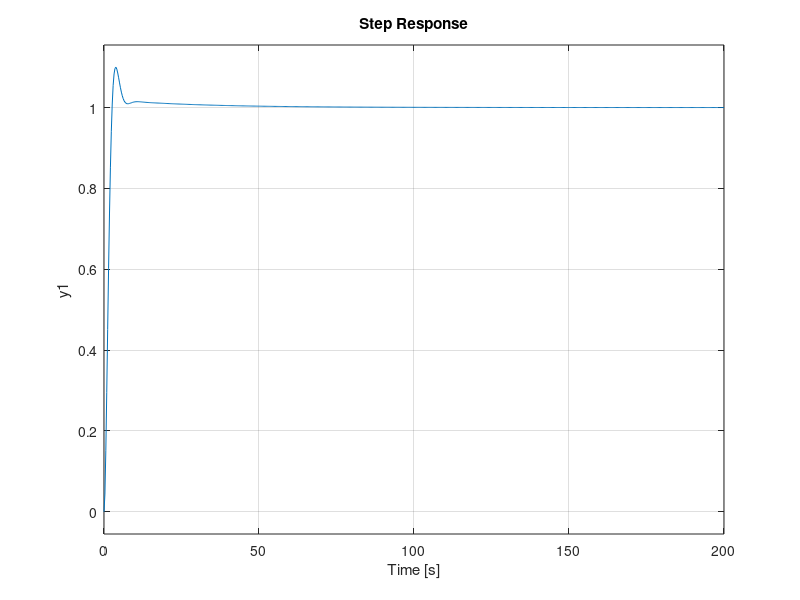
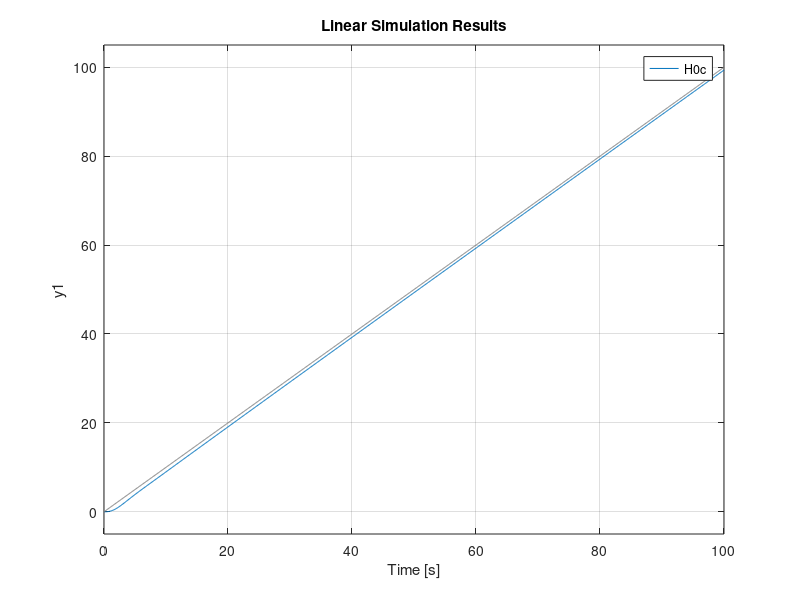
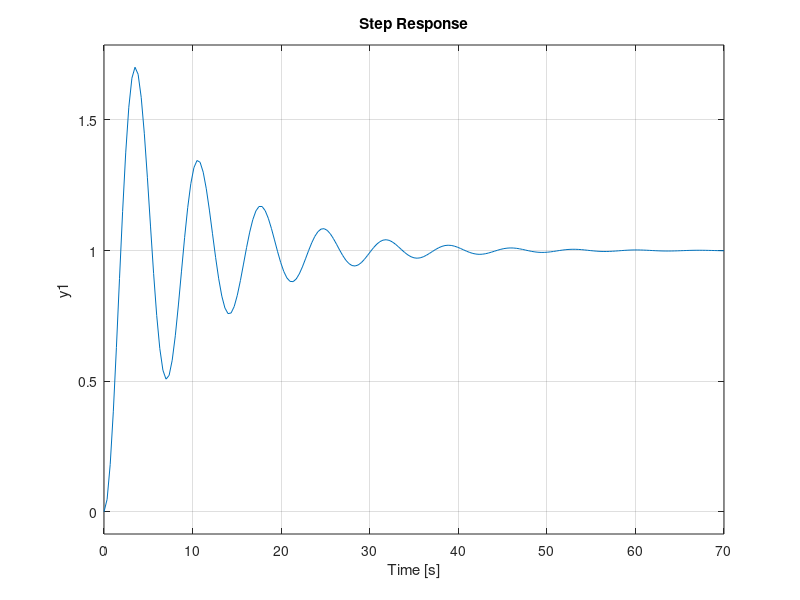
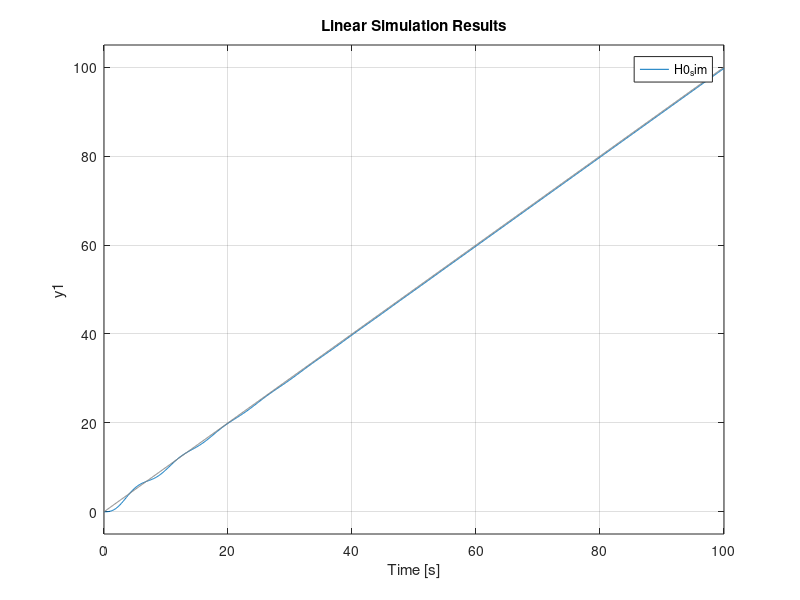

Here is the MATLAB script that generated these plots, in order:
Hf = tf(2,[5 1 0])

delta_sigma = 0.02;
sigma = 0.1 - delta_sigma

zeta = abs(log(sigma)/sqrt(pi^2+(log(sigma))^2))

ts = 6;
wn = 4/(ts*zeta)
deltawb = wn*sqrt(1-2*zeta^2+sqrt(2-4*zeta^2+4*zeta^4))

cv2 = wn/2/zeta
cv_star = 1.6;

pc = delta_sigma/(1/cv2-1/cv_star);
zc = pc/(1+delta_sigma);

H1 = tf([1 zc],[1 pc])
H2 = tf(pc,zc)
H0 = tf(wn^2,[1 2*zeta*wn wn^2])
H0c = H0 * H1 *H2;

zpk(minreal(H0c/Hf/(1-H0c)))

Hr = minreal(H0c/Hf/(1-H0c)) % controller tf

t = 0:0.1:100;
step(H0c)
figure, lsim(H0c,t,t)

Hrsim = 2,88*tf([33,57 1],[56,29 1])
H0_sim=minreal(Hf*Hrsim/(1+Hf*Hrsim))
figure, step(H0_sim)
figure, lsim(H0_sim,t,t)